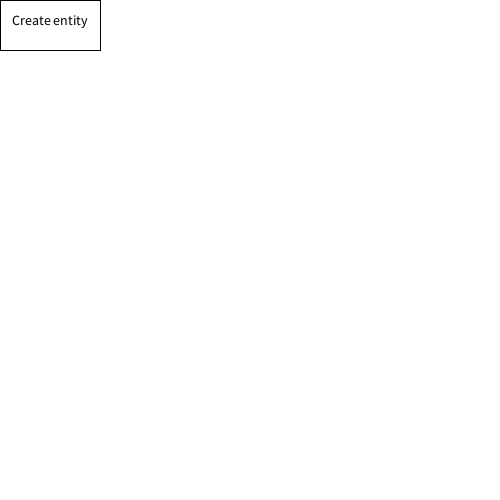
Frame 1 (no input)
Frame 60 (the mouse pressed at the canvas centre just before this capture): identical to frame 1, image omitted
Frame 120 (the mouse held since frame 60 and released just before this capture): identical to frame 1, image omitted

The Processing sketch that drew this single still picture (run headless with seeded random() and noise(); from frame 60 on, the mouse is pressed at the canvas centre):

// Processing sketch: Main
// ── Main.pde
// ***Global variables
ArrayList<Entity> entities = new ArrayList<Entity>();
boolean createEntityMode = false;
boolean editMode = true;
// Buttons
Button buttonCreateEntity = new Button(50, 25, 100, 50);

void setup() {
  background(255);
  smooth();
  size(500, 500);
}



void draw() {
  background(255);
  // Default settings incase they have been changed
  rectMode(CORNER);
  fill(255);
  stroke(0);

  for (Entity cur : entities) {
    cur.display();
  }

  // Detect collisions
  for (Entity cur : entities) {
    for (Entity cur2 : entities) {
      if (cur != cur2) {
        if (cur.collision(cur2) && cur.getAllowCollision() == false && cur2.getAllowCollision() == false) {
          // When collision occurs
          System.out.println("Hello");
        }
      }
    }
  }

  // Create entity button
  buttonCreateEntity.display();

  // Create entity button text
  fill(0);
  textAlign(CENTER);
  textSize(14);
  text("Create entity", 50, 25);
  
  
  System.out.println(entities.size());
  
}

void mousePressed() {
  if (createEntityMode) {
    // ***Create entity mode
    // Exit Create entity mode
    if (buttonCreateEntity.pressed()) {
      createEntityMode = false;
      editMode = true;
    } else {
      // Create entity on where we clicked
      // When we create an entity go back to edit mode
      entities.add(new Entity(entities.size() + 1, "Test Entity: " + Integer.toString(entities.size() + 1), entities.size() + 1));
      createEntityMode = false;
      editMode = true;
    }
  } else if (editMode) {
    // *** Edit mode
    // Check to activate createEntityMode
    if (buttonCreateEntity.pressed()) {
      createEntityMode = true;
    }
  } else {
    // *** Not any mode
    System.out.println("Error: No mode is activated");
  }
}

// ── Button.pde
class Button {
  int x, y, l, w;
  
  
  Button(int x, int y, int l, int w) {
    this.x = x;
    this.y = y;
    this.l = l;
    this.w = w;
  }
  
  void display() {
    rectMode(CENTER);
    fill(255);
    stroke(0);
    
    rect(x,y,l,w);
  }
  
  
  boolean pressed() {
    // pre: This function will be called only when mouse is pressed
    
    // ***Check if mouse is inside the box
    if(mouseX <= x + l/2 && mouseX >= x - l/2 && mouseY <= y + w/2 && mouseY >= y - w/2) {
      return true;  
    } else {
      return false;  
    }
  }
}

// ── Entity.pde
class Entity {
  
  int entityId;
  float x,y,l,w;
  String data;
  // Priority determines what goes on top of what (0 priority means priority 
  // has not been set
  int priority;
  boolean hidden;
  boolean allowCollision;
  
  Entity(int entityId, String data, int priority) {
    this.entityId = entityId;
    this.data = data;
    this.x = mouseX;
    this.y = mouseY;
    this.l = 50;
    this.w = 50;
    this.priority = priority;
    this.hidden = false;
    this.allowCollision = false;
    // calculatePosition();
  }
  
  boolean getAllowCollision() {
    return allowCollision;  
  }
  
  void display() {
    rectMode(CENTER);
    fill(255);
    rect(x,y,l,w);
    // Display priority in center of rectangle
    textAlign(CENTER);
    textSize(16);
    fill(0);
    text(priority, x, y);
  }
  
  // Find optimal position in accordance to rules applied
  void calculatePosition() {
    // Will determine where the entity will be automatically placed  
    // When we implement rules this will reposition the entity
    
    //this.x = width/2;
    //this.y = height/2;
  }
  
  // When entity is colliding then move next to
  boolean collision(Entity other) {
    if((this.x + this.l/2 >= other.x - other.l/2) && (this.y + this.w/2 >= other.y - other.w/2)) {
      // When current object is inside the left of other object and bottom is inside
      return true;
    }else if((this.x + this.l/2 >= other.x - other.l/2) && (this.y - this.w/2 <= other.y + other.w/2)) {
      // When current object is inside the left of other object and top is inside
      return true;
    } else if((this.x - this.l/2 <= other.x + other.l/2) && (this.y + this.w/2 >= other.y - other.w/2)) {
      // When cur object is inside the right of the other object and bottom is inside
      return true;  
    } else if((this.x - this.l/2 <= other.x + other.l/2) && (this.y - this.w/2 <= other.y + other.w/2)) {
      // When cur object is inside the right of the other object and top is inside
      return true;  
    } else if((this.y + this.w/2 > other.y - other.w/2) && (this.x + this.l/2 >= other.x - other.l/2)) {
      // When cur object is inside the bottom of the object and left is inside
      return true;
    } else if((this.y + this.w/2 > other.y - other.w/2) && (this.x - this.l/2 <= other.x + other.l/2)) {
      // When cur object is inside the bottom of the object and right is inside
      return true;
    } else if((this.y - this.w/2 < other.y + other.w/2) && (this.x + this.l/2 >= other.x - other.l/2)) {
      // When cur object is insde the top of the object and left is inside
      return true;
    } else if((this.y - this.w/2 < other.y + other.w/2) && (this.x - this.l/2 <= other.x + other.l/2)) {
      // When cur object is insde the top of the object and right is inside
      return true;
    } else if(this.x == other.x && this.y == other.y) {
      return true;
    } else {
      return false;  
    }
    
  }
  
  
  
}
